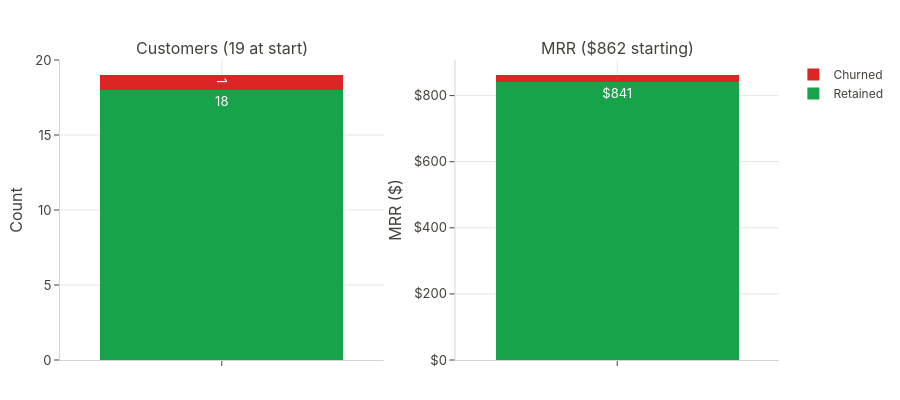

Notebook source saved alongside this figure:
### Markdown cell above
## 3. Churn visualization

### Code cell
reports.churn.plot_stripe_detail(stripe_churn)

### Figure 1 — Plotly figure (JSON) as saved in the notebook; plotly's stock layout.template omitted (floating-point values rounded to 4 significant figures)
{"data": [{"marker": {"color": "#16A34A"}, "name": "Retained", "showlegend": true, "text": ["18"], "textposition": "inside", "type": "bar", "x": [""], "xaxis": "x", "y": [18], "yaxis": "y"}, {"marker": {"color": "#DC2626"}, "name": "Churned", "showlegend": true, "text": ["1"], "textposition": "inside", "type": "bar", "x": [""], "xaxis": "x", "y": [1], "yaxis": "y"}, {"marker": {"color": "#16A34A"}, "name": "Retained", "showlegend": false, "text": ["$841"], "textposition": "inside", "type": "bar", "x": [""], "xaxis": "x2", "y": [841.3], "yaxis": "y2"}, {"marker": {"color": "#DC2626"}, "name": "Churned", "showlegend": false, "text": ["$21"], "textposition": "inside", "type": "bar", "x": [""], "xaxis": "x2", "y": [21], "yaxis": "y2"}], "layout": {"annotations": [{"font": {"size": 16}, "showarrow": false, "text": "Customers (19 at start)", "x": 0.225, "xanchor": "center", "xref": "paper", "y": 1, "yanchor": "bottom", "yref": "paper"}, {"font": {"size": 16}, "showarrow": false, "text": "MRR ($862 starting)", "x": 0.775, "xanchor": "center", "xref": "paper", "y": 1, "yanchor": "bottom", "yref": "paper"}], "barmode": "stack", "height": 400, "xaxis": {"anchor": "y", "domain": [0, 0.45]}, "xaxis2": {"anchor": "y2", "domain": [0.55, 1]}, "yaxis": {"anchor": "x", "domain": [0, 1], "title": {"text": "Count"}}, "yaxis2": {"anchor": "x2", "domain": [0, 1], "tickformat": ",", "tickprefix": "$", "title": {"text": "MRR ($)"}}}}
